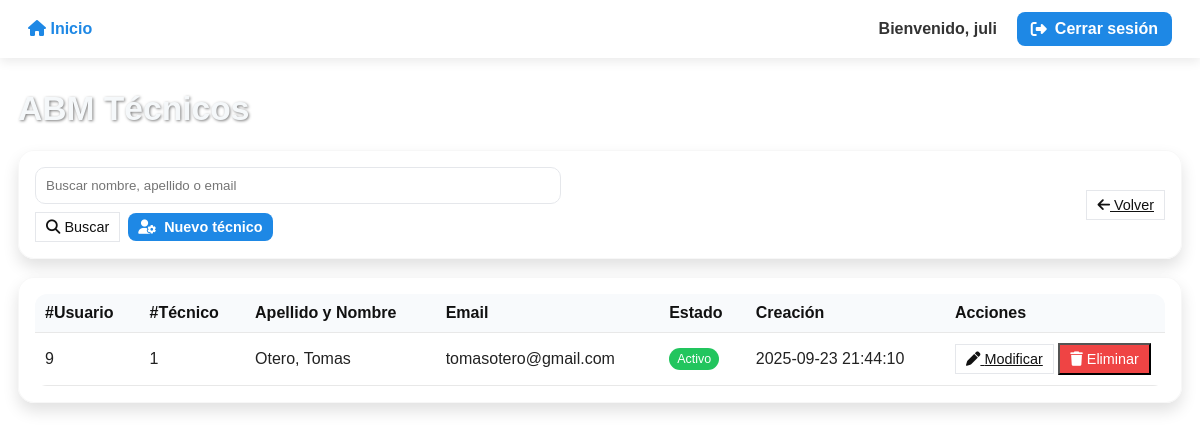
The app's page /interfaces/Administrador/abmTecnicos.php (signed in) with its own data.
### tables this page shows
CREATE TABLE `tecnico` (
  `id_tecnico` int(11) NOT NULL,
  `id_usuario` int(11) NOT NULL,
  `id_rol` int(11) NOT NULL
);

CREATE TABLE `usuario` (
  `id_usuario` int(11) NOT NULL,
  `nombre` varchar(100) NOT NULL,
  `apellido` varchar(100) NOT NULL,
  `email` varchar(150) NOT NULL,
  `password_hash` varchar(255) NOT NULL,
  `id_rol` int(11) DEFAULT NULL,
  `activo` tinyint(1) DEFAULT 1,
  `fecha_creacion` timestamp NOT NULL DEFAULT current_timestamp(),
  `genero` varchar(100) NOT NULL,
  `img_dni` longtext NOT NULL
);

### interfaces/Administrador/abmTecnicos.php (the view, shortened to what this page needs)
<?php
$nombreAdmin = $_SESSION['nombre'] ?? 'Admin';
$conn = ConexionBD::conectar();
$conn->set_charset('utf8mb4');
function esc($s){ return htmlspecialchars((string)$s, ENT_QUOTES, 'UTF-8'); }
function qget($k,$d=null){ return isset($_GET[$k])?$_GET[$k]:$d; }
$action = qget('action','list');
$search = trim(qget('q',''));
$rows=[];
if ($action==='list'){
  if ($search!==''){
    $like='%'.$search.'%';
    $s=$conn->prepare("
      SELECT u.id_usuario,u.nombre,u.apellido,u.email,u.activo,u.fecha_creacion,
             t.id_tecnico
      FROM usuario u
      LEFT JOIN tecnico t ON t.id_usuario=u.id_usuario
      WHERE u.id_rol=4 AND (u.nombre LIKE ? OR u.apellido LIKE ? OR u.email LIKE ?)
      ORDER BY u.apellido,u.nombre
      LIMIT 200
    ");
    $s->bind_param('sss',$like,$like,$like);
  } else {
    $s=$conn->prepare("
      SELECT u.id_usuario,u.nombre,u.apellido,u.email,u.activo,u.fecha_creacion,
             t.id_tecnico
      FROM usuario u
      LEFT JOIN tecnico t ON t.id_usuario=u.id_usuario
      WHERE u.id_rol=4
      ORDER BY u.apellido,u.nombre
      LIMIT 200
    ");
  }
  $s->execute();
  if ($r=$s->get_result()){ while($row=$r->fetch_assoc()) $rows[]=$row; }
}
?>
<!DOCTYPE html>
<html lang="es">
<head>
<link rel="stylesheet" href="https://cdnjs.cloudflare.com/ajax/libs/font-awesome/6.5.0/css/all.min.css"/>
</head>
<body>
<nav>
  <div class="nav-inner">
    <div class="nav-links">
      <a href="principalAdmi.php"><i class="fa fa-house"></i> Inicio</a>
    </div>
    <div class="nav-links">
      <span style="color:#333;font-weight:bold">Bienvenido, <?= esc($nombreAdmin) ?></span>
      <a class="btn" href="../../Logica/General/cerrarSesion.php"><i class="fa fa-right-from-bracket"></i> Cerrar sesión</a>
    </div>
  </div>
</nav>
<main class="container">
  <h1>ABM Técnicos</h1>
  <div class="card" style="display:flex;align-items:center;justify-content:space-between;gap:12px">
    <?php if ($action==='list'): ?>
      <form method="get" action="abmTecnicos.php" style="display:flex;gap:8px;align-items:center;flex-wrap:wrap">
        <input type="text" name="q" value="<?= esc($search) ?>" placeholder="Buscar nombre, apellido o email" style="min-width:280px"/>
        <button class="btn-outline btn-sm" type="submit"><i class="fa fa-search"></i> Buscar</button>
        <a class="btn btn-sm" href="abmTecnicos.php?action=new"><i class="fa fa-user-gear"></i> Nuevo técnico</a>
      </form>
      <a class="btn-outline btn-sm" href="principalAdmi.php"><i class="fa fa-arrow-left"></i> Volver</a>
    <?php endif; ?>
  </div>
  <?php if ($action==='list'): ?>
    <div class="card">
      <table class="table">
        <thead>
          <tr>
            <th>#Usuario</th>
            <th>#Técnico</th>
            <th>Apellido y Nombre</th>
            <th>Email</th>
            <th>Estado</th>
            <th>Creación</th>
            <th style="width:220px">Acciones</th>
          </tr>
        </thead>
        <tbody>
          <?php if (empty($rows)): ?>
            <tr><td colspan="7" style="color:#666">No hay técnicos cargados.</td></tr>
          <?php else: foreach($rows as $t): ?>
            <tr>
              <td><?= (int)$t['id_usuario'] ?></td>
              <td><?= esc($t['id_tecnico'] ?? '-') ?></td>
              <td><?= esc($t['apellido'].', '.$t['nombre']) ?></td>
              <td><?= esc($t['email']) ?></td>
              <td><?= (int)$t['activo'] ? '<span class="badge on">Activo</span>' : '<span class="badge off">Inactivo</span>' ?></td>
              <td><?= esc($t['fecha_creacion']) ?></td>
              <td>
                <a class="btn-outline btn-sm" href="abmTecnicos.php?action=edit&id=<?= (int)$t['id_usuario'] ?>"><i class="fa fa-pen"></i> Modificar</a>
                <form style="display:inline" method="post" onsubmit="return confirm('¿Eliminar este técnico?')">
                  <button class="btn-danger btn-sm" type="submit"><i class="fa fa-trash"></i> Eliminar</button>
                </form>
              </td>
            </tr>
          <?php endforeach; endif; ?>
        </tbody>
      </table>
    </div>
  <?php endif; ?>
</main>
</body>
</html>

### interfaces/Administrador/abmTecnicos.php (style rules this page uses)
* { margin:0;padding:0;box-sizing:border-box }
:root { --brand:#1e88e5; --brand-dark:#1565c0; --ok:#22c55e; --warn:#f59e0b; --bad:#ef4444; --bgcard: rgba(255,255,255,.92); --border:#e5e7eb; }
body { font-family:Arial,sans-serif;background:url("https://i.pinimg.com/1200x/9b/e2/12/9be212df4fc8537ddc31c3f7fa147b42.jpg") no-repeat center/cover fixed;color:#222 }
nav { background:#fff;padding:12px 28px;box-shadow:0 4px 10px rgba(0,0,0,.08);position:sticky;top:0;z-index:10 }
.nav-inner { display:flex;align-items:center;justify-content:space-between }
.nav-links { display:flex;gap:20px;align-items:center }
nav a { color:var(--brand);text-decoration:none;font-weight:bold }
.btn { border:none;border-radius:8px;background:var(--brand);color:#fff;padding:8px 14px;cursor:pointer;font-weight:bold;text-decoration:none;display:inline-flex;gap:8px;align-items:center }
.btn-outline { background:#fff;color:#111;border:1px solid var(--border) }
.btn-danger { background:var(--bad); color:#fff }
.btn-sm { font-size:.9rem;padding:6px 10px }
.container { padding:32px 18px;max-width:1200px;margin:0 auto }
h1 { color:#f5f8fa;text-shadow:1px 1px 3px rgba(0,0,0,.5);margin-bottom:22px;font-size:2.1rem }
.card { background:var(--bgcard);backdrop-filter:blur(3px);border-radius:16px;padding:16px;box-shadow:0 8px 16px rgba(0,0,0,.12);margin-bottom:18px;border:1px solid rgba(0,0,0,.03) }
.table { width:100%;border-collapse:collapse;background:#fff;border-radius:12px;overflow:hidden }
.table th,.table td { padding:10px;border-bottom:1px solid #e8e8e8;text-align:left }
.table thead th { background:#f8fafc;color:#111 }
.badge { padding:4px 8px;border-radius:999px;font-size:.78rem;color:#fff;display:inline-block }
.badge.on { background:var(--ok) }
input[type="text"],input[type="email"],input[type="password"] { width:100%;padding:10px;border:1px solid var(--border);border-radius:10px }

### records on screen
tecnico: id_usuario.id_usuario "9", id_tecnico "1", id_usuario.nombre "Otero, Tomas", id_usuario.email "tomasotero@gmail.com", id_usuario.fecha_creacion "2025-09-23 21:44:10"

### other values on screen
$nombreAdmin "juli"
